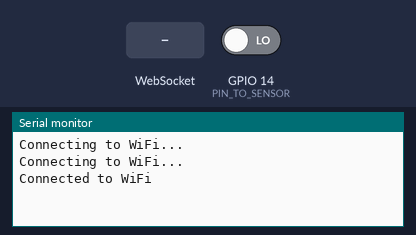
The sketch below on a simulated ESP8266 (NodeMCU). Parts: the last lines printed to the serial monitor. Inputs (shaded band) come from the test bench; at power-on: GPIO 14 (PIN_TO_SENSOR) LOW. WiFi joins after 1.5 s; servers stay silent unless stated.

Above: at 3.2 s.
3.3 s: GPIO 14 (PIN_TO_SENSOR) driven HIGH
At 4.4 s:
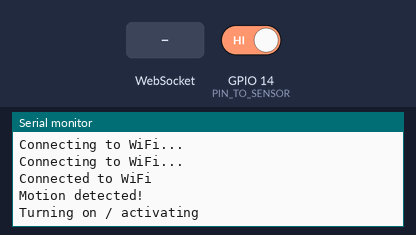
4.8 s: WebSocket text "1" received
At 5.6 s:
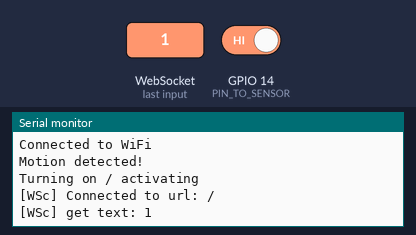
6.3 s: GPIO 14 (PIN_TO_SENSOR) driven LOW
At 6.7 s:
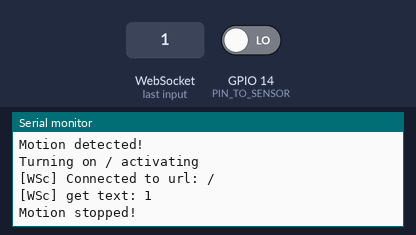
7.8 s: WebSocket text "0" received
At 9.0 s:
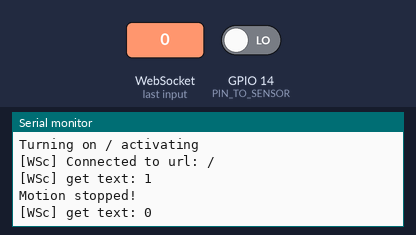

The sketch:

motionSensor.ino
```cpp
#include <ESP8266WiFi.h>
#include <WiFiClientSecure.h>
#include <WebSocketsClient.h>

const char* ssid = "YOUR_SSID"; // Replace with your network SSID
const char* password = "YOUR_PASSWORD"; // Replace with your network password
WebSocketsClient webSocket;

const int PIN_TO_SENSOR = 14;   // the pin that OUTPUT pin of sensor is connected to
int pinStateCurrent   = LOW; // current state of pin
int pinStatePrevious  = LOW; // previous state of pin
const unsigned long DELAY_TIME_MS = 5000;
bool delayEnabled = false;
bool notified_motion = false;
unsigned long delayStartTime;
const char* urlParams = "/?type=sensor";

void setup() {
  Serial.begin(115200);
  pinMode(PIN_TO_SENSOR, INPUT);
  WiFi.begin(ssid, password);

  while (WiFi.status() != WL_CONNECTED) {
    delay(1000);
    Serial.println("Connecting to WiFi...");
  }
  Serial.println("Connected to WiFi");

  webSocket.begin("YOUR_SERVER_IP", 8080, urlParams);
  webSocket.enableHeartbeat(5000, 3000, 2); // Send ping every 5s, 3s timeout, 2 retries
  webSocket.onEvent(webSocketEvent);
}

void loop() {
  webSocket.loop();
  pinStatePrevious = pinStateCurrent; // store state
  pinStateCurrent = digitalRead(PIN_TO_SENSOR);   // read new state

  if (pinStatePrevious == LOW && pinStateCurrent == HIGH) {   // pin state change: LOW -> HIGH
    Serial.println("Motion detected!");
    Serial.println("Turning on / activating");
    delayEnabled = false; // disable delay
    webSocket.sendTXT("motion");
  }
  else
  if (pinStatePrevious == HIGH && pinStateCurrent == LOW) {   // pin state change: HIGH -> LOW
    Serial.println("Motion stopped!");
    delayEnabled = true; // enable delay
    delayStartTime = millis(); // set start time
  }

  if (delayEnabled == true && (millis() - delayStartTime) >= DELAY_TIME_MS) {
    Serial.println("Turning off / deactivating");
    delayEnabled = false; // disable delay
    webSocket.sendTXT("!motion");
  }
}


//
void webSocketEvent(WStype_t type, uint8_t * payload, size_t length) {
    switch(type) {
        case WStype_DISCONNECTED:
            Serial.printf("[WSc] Disconnected!\n");
            break;
        case WStype_CONNECTED:
            Serial.printf("[WSc] Connected to url: %s\n", payload);
            webSocket.sendTXT("pong");
            break;
        case WStype_TEXT:
            Serial.printf("[WSc] get text: %s\n", payload);
            // Send pong response if the message is "ping"
            if (strcmp((char*)payload, "ping") == 0) {
                webSocket.sendTXT("pong");
            }
            break;
        case WStype_BIN:
            Serial.printf("[WSc] get binary length: %u\n", length);
            break;
        case WStype_ERROR:
        case WStype_FRAGMENT_TEXT_START:
        case WStype_FRAGMENT_BIN_START:
        case WStype_FRAGMENT:
        case WStype_FRAGMENT_FIN:
            break;
    }
}
```

Measured:
- after the input at 3.3 s, the serial monitor: prints a new line at once (image 1)
- after the input at 4.8 s, the serial monitor: prints a new line at once (image 2)
- after the input at 6.3 s, the serial monitor: prints a new line at once (image 3)
- after the input at 7.8 s, the serial monitor: prints a new line at once (image 4)
